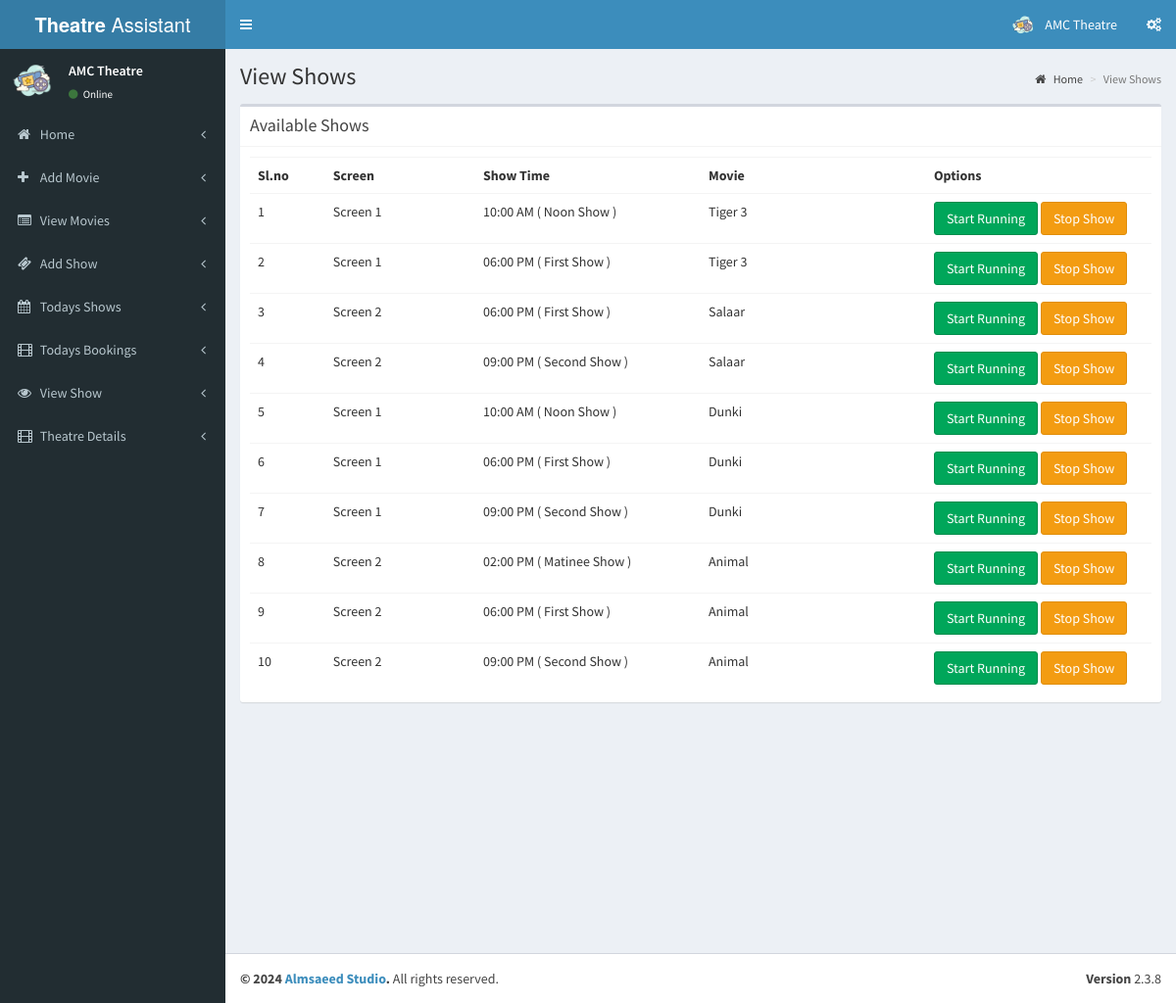
/theatre/pages/view_shows.php (signed in), run on the app's committed database.
### tables this page shows
CREATE TABLE `tbl_theatre` (
  `id` int(11) NOT NULL,
  `name` varchar(100) NOT NULL,
  `address` varchar(100) NOT NULL,
  `place` varchar(100) NOT NULL,
  `state` varchar(50) NOT NULL,
  `pin` int(11) NOT NULL
);

CREATE TABLE `tbl_shows` (
  `s_id` int(11) NOT NULL,
  `st_id` int(11) NOT NULL COMMENT 'show time id',
  `theatre_id` int(11) NOT NULL,
  `movie_id` int(11) NOT NULL,
  `start_date` date NOT NULL,
  `status` int(11) NOT NULL COMMENT '1 means show available',
  `r_status` int(11) NOT NULL
);

CREATE TABLE `tbl_screens` (
  `screen_id` int(11) NOT NULL,
  `t_id` int(11) NOT NULL COMMENT 'theatre id',
  `screen_name` varchar(110) NOT NULL,
  `seats` int(11) NOT NULL COMMENT 'number of seats',
  `charge` int(11) NOT NULL
);

CREATE TABLE `tbl_show_time` (
  `st_id` int(11) NOT NULL,
  `screen_id` int(11) NOT NULL,
  `name` varchar(40) NOT NULL COMMENT 'noon,second,etc',
  `start_time` time NOT NULL
);

CREATE TABLE `tbl_movie` (
  `movie_id` int(11) NOT NULL,
  `t_id` int(11) NOT NULL COMMENT 'theatre id',
  `movie_name` varchar(255) NOT NULL,
  `cast` varchar(500) NOT NULL,
  `desc` varchar(1000) NOT NULL,
  `release_date` date NOT NULL,
  `image` varchar(200) NOT NULL,
  `video_url` varchar(200) NOT NULL,
  `status` int(1) NOT NULL COMMENT '0 means active '
);

### theatre/pages/view_shows.php (the view, shortened to what this page needs)
<?php
include('header.php');
?>
  <div class="content-wrapper">
    <section class="content-header">
      <h1>
        View Shows
      </h1>
      <ol class="breadcrumb">
        <li><a href="index.php"><i class="fa fa-home"></i> Home</a></li>
        <li class="active">View Shows</li>
      </ol>
    </section>
    <section class="content">
      <div class="box">
         <div class="box-header with-border">
              <h3 class="box-title">Available Shows</h3>
            </div>
        <div class="box-body">
          <?php
          $sw=mysqli_query($con,"select * from tbl_shows where st_id in(select st_id from tbl_show_time where screen_id in(select screen_id from  tbl_screens where t_id='".$_SESSION['theatre']."')) and status='1'");
          if(mysqli_num_rows($sw))
          {?>
            <table class="table">
              <th class="col-md-1">
                Sl.no
              </th>
              <th class="col-md-2">
                Screen
              </th>
              <th class="col-md-3">
                Show Time
              </th>
              <th class="col-md-3">
                Movie
              </th>
              <th class="col-md-3">
                Options
              </th>
              <?php
              $sl=1;
              while($shows=mysqli_fetch_array($sw))
              {
                ?>
                <tr>
                  <td>
                    <?php echo $sl; $sl++;?>
                  </td>
                  <?php
                  $st=mysqli_query($con,"select * from tbl_show_time where st_id='".$shows['st_id']."'");
                  $show_time=mysqli_fetch_array($st);
                  $sr=mysqli_query($con,"select * from tbl_screens where screen_id='".$show_time['screen_id']."'");
                  $screen=mysqli_fetch_array($sr);
                  $mv=mysqli_query($con,"select * from tbl_movie where movie_id='".$shows['movie_id']."'");
                  $movie=mysqli_fetch_array($mv);
                  ?>
                  <td>
                    <?php echo $screen['screen_name'];?>
                  </td>
                  <td>
                    <?php echo date('h:i A',strtotime($show_time['start_time']))." ( ".$show_time['name']." Show )";?>
                  </td>
                  <td>
                    <?php echo $movie['movie_name'];?>
                  </td>
                  <td>
                    <?php if($shows['r_status']==1)
                    {
                    ?><a href="change_running.php?id=<?php echo $shows['s_id'];?>&status=0"><button class="btn btn-danger">Stop Running</button></a>
                    <?php
                    }
                    else
                    {?><a href="change_running.php?id=<?php echo $shows['s_id'];?>&status=1"><button class="btn btn-success">Start Running</button></a>
                    <?php
                    }?>
                    <a href="stop_running.php?id=<?php echo $shows['s_id'];?>"><button class="btn btn-warning">Stop Show</button></a>
                  </td>
                </tr>
                <?php
              }
              ?>
            </table>
            <?php
          }
          else
          {
            ?>
            <h3>No Shows Added</h3>
            <?php
          }
          ?>
        </div>
      </div>
    </section>
  </div>
  <?php
include('footer.php');
?>

### theatre/pages/header.php (shortened to what this page needs)
<?php
include('../../config.php');
$th=mysqli_query($con,"select * from tbl_theatre where id='".$_SESSION['theatre']."'");
$theatre=mysqli_fetch_array($th);
?>
<!DOCTYPE html>
<html>
<head>
  <link rel="stylesheet" href="../validation/dist/css/bootstrapValidator.css"/>
  <link rel="stylesheet" href="../bootstrap/css/bootstrap.min.css">
  <link rel="stylesheet" href="https://cdnjs.cloudflare.com/ajax/libs/font-awesome/4.5.0/css/font-awesome.min.css">
  <link rel="stylesheet" href="https://cdnjs.cloudflare.com/ajax/libs/ionicons/2.0.1/css/ionicons.min.css">
  <link rel="stylesheet" href="../dist/css/AdminLTE.min.css">
  <link rel="stylesheet" href="../dist/css/skins/_all-skins.min.css">
</head>
<body class="hold-transition skin-blue sidebar-mini">
<div class="wrapper">
  <header class="main-header">
    <a href="index.php" class="logo">
      <span class="logo-lg"><b>Theatre</b> Assistant</span>
    </a>
    <nav class="navbar navbar-static-top">
      <a href="#" class="sidebar-toggle" data-toggle="offcanvas" role="button">
      </a>
      <div class="navbar-custom-menu">
        <ul class="nav navbar-nav">
          <li class="dropdown user user-menu">
            <a href="#" class="dropdown-toggle" data-toggle="dropdown">
              <img src="cinema.png" class="user-image" alt="User Image">
              <span class="hidden-xs"><?php echo $theatre['name'];?></span>
            </a>
          </li>
          <li>
            <a href="#" data-toggle="control-sidebar"><i class="fa fa-gears"></i></a>
          </li>
        </ul>
      </div>
    </nav>
  </header>
  <aside class="main-sidebar">
    <section class="sidebar">
      <div class="user-panel">
        <div class="pull-left image">
          <img src="cinema.png" class="img-circle" alt="User Image">
        </div>
        <div class="pull-left info">
          <p><?php echo $theatre['name'];?></p>
          <a href="#"><i class="fa fa-circle text-success"></i> Online</a>
        </div>
      </div>
      <ul class="sidebar-menu">
        <li class="treeview">
          <a href="index.php">
            <i class="fa fa-home"></i> <span>Home</span>
            <span class="pull-right-container">
              <i class="fa fa-angle-left pull-right"></i>
            </span>
          </a>
        </li>
          <li class="treeview">
          <a href="add_movie.php">
            <i class="fa fa-plus"></i> <span>Add Movie</span>
            <span class="pull-right-container">
              <i class="fa fa-angle-left pull-right"></i>
            </span>
          </a>
        </li>
        <li class="treeview">
          <a href="view_movie.php">
            <i class="fa fa-list-alt"></i> <span>View Movies</span>
            <span class="pull-right-container">
              <i class="fa fa-angle-left pull-right"></i>
            </span>
          </a>
        </li>
        <li class="treeview">
          <a href="add_show.php">
            <i class="fa fa-ticket"></i> <span>Add Show</span>
            <span class="pull-right-container">
              <i class="fa fa-angle-left pull-right"></i>
            </span>
          </a>
        </li>
        <li class="treeview">
          <a href="todays_shows.php">
            <i class="fa fa-calendar"></i> <span>Todays Shows</span>
            <span class="pull-right-container">
              <i class="fa fa-angle-left pull-right"></i>
            </span>
          </a>
        </li>
        <li class="treeview">
          <a href="tickets.php">
            <i class="fa fa-film"></i> <span>Todays Bookings</span>
            <span class="pull-right-container">
              <i class="fa fa-angle-left pull-right"></i>
            </span>
          </a>
        </li>
        <li class="treeview">
          <a href="view_shows.php">
            <i class="fa fa-eye"></i> <span>View Show</span>
            <span class="pull-right-container">
              <i class="fa fa-angle-left pull-right"></i>
            </span>
          </a>
        </li>
        <li class="treeview">
          <a href="add_theatre_2.php">
            <i class="fa fa-film"></i> <span>Theatre Details</span>
            <span class="pull-right-container">
              <i class="fa fa-angle-left pull-right"></i>
            </span>
          </a>
        </li>
      </ul>
    </section>
  </aside>

### data on the page
tbl_theatre: name "AMC Theatre"
tbl_shows: tbl_screens.screen_name "Screen 1", st.start_time "10:00 AM", st.name "Noon", movie.movie_name "Tiger 3"
tbl_shows: tbl_screens.screen_name "Screen 1", st.start_time "06:00 PM", st.name "First", movie.movie_name "Tiger 3"
tbl_shows: tbl_screens.screen_name "Screen 2", st.start_time "06:00 PM", st.name "First", movie.movie_name "Salaar"
tbl_shows: tbl_screens.screen_name "Screen 2", st.start_time "09:00 PM", st.name "Second", movie.movie_name "Salaar"
tbl_shows: tbl_screens.screen_name "Screen 1", st.start_time "10:00 AM", st.name "Noon", movie.movie_name "Dunki"
tbl_shows: tbl_screens.screen_name "Screen 1", st.start_time "06:00 PM", st.name "First", movie.movie_name "Dunki"
tbl_shows: tbl_screens.screen_name "Screen 1", st.start_time "09:00 PM", st.name "Second", movie.movie_name "Dunki"
tbl_shows: tbl_screens.screen_name "Screen 2", st.start_time "02:00 PM", st.name "Matinee", movie.movie_name "Animal"
tbl_shows: tbl_screens.screen_name "Screen 2", st.start_time "06:00 PM", st.name "First", movie.movie_name "Animal"
tbl_shows: tbl_screens.screen_name "Screen 2", st.start_time "09:00 PM", st.name "Second", movie.movie_name "Animal"
